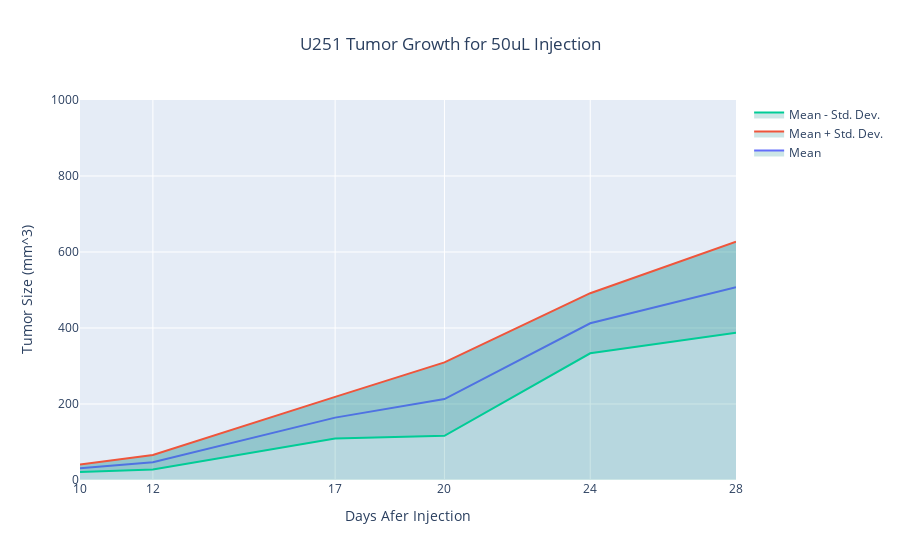

Notebook cell for this chart:
### Code cell
fig = go.Figure()
fig.add_trace(go.Scatter(
    x=df_U251_tumor2_5['days_after_injection'],
    y=df_U251_tumor2_5.iloc[:, 1:].mean(axis=1),
    mode='lines',
    name='Mean',
    fill='tonexty',
    fillcolor='rgba(0,128,128,0.2)'
))
fig.add_trace(go.Scatter(
    x=df_U251_tumor2_5['days_after_injection'],
    y=df_U251_tumor2_5.iloc[:, 1:].mean(axis=1) + df_U251_tumor2_5.iloc[:, 1:].std(axis=1),
    mode='lines',
    name='Mean + Std. Dev.',
    fill='tonexty',
    fillcolor='rgba(0,128,128,0.2)'
)) # This will create a trace for the upper bound
fig.add_trace(go.Scatter(
    x=df_U251_tumor2_5['days_after_injection'],
    y=df_U251_tumor2_5.iloc[:, 1:].mean(axis=1) - df_U251_tumor2_5.iloc[:, 1:].std(axis=1),
    mode='lines',
    name='Mean - Std. Dev.',
    fill='tonexty',
    fillcolor='rgba(0,128,128,0.2)'
)) # This will create a trace for the lower bound
fig.update_layout(
    title='U251 Tumor Growth for 50uL Injection',
    xaxis_title='Days Afer Injection',
    title_x = 0.5, # to centralize the title
    yaxis_title='Tumor Size (mm^3)',
    yaxis_range=[0, 1000] # this set the y-axis range to 0 to 1000
)
fig.update_xaxes(
    tickvals=[10, 12, 17, 20, 24, 28],
    ticktext=[10, 12, 17, 20, 24, 28]
)
fig.show()

print(df_U251_tumor2_5.mean(axis=1))

### Figure 1 — Plotly figure (JSON) as saved in the notebook; plotly's stock layout.template omitted (floating-point values rounded to 4 significant figures)
{"data": [{"fill": "tonexty", "fillcolor": "rgba(0,128,128,0.2)", "mode": "lines", "name": "Mean", "type": "scatter", "x": [10, 12, 17, 20, 24, 28], "y": [30.91, 46.9, 164.2, 212.9, 412.5, 507.3]}, {"fill": "tonexty", "fillcolor": "rgba(0,128,128,0.2)", "mode": "lines", "name": "Mean + Std. Dev.", "type": "scatter", "x": [10, 12, 17, 20, 24, 28], "y": [40.97, 65.91, 218.8, 309.5, 491.6, 627.2]}, {"fill": "tonexty", "fillcolor": "rgba(0,128,128,0.2)", "mode": "lines", "name": "Mean - Std. Dev.", "type": "scatter", "x": [10, 12, 17, 20, 24, 28], "y": [20.86, 27.88, 109.5, 116.4, 333.4, 387.5]}], "layout": {"title": {"text": "U251 Tumor Growth for 50uL Injection", "x": 0.5}, "xaxis": {"ticktext": [10, 12, 17, 20, 24, 28], "tickvals": [10, 12, 17, 20, 24, 28], "title": {"text": "Days Afer Injection"}}, "yaxis": {"range": [0, 1000], "title": {"text": "Tumor Size (mm^3)"}}}}
